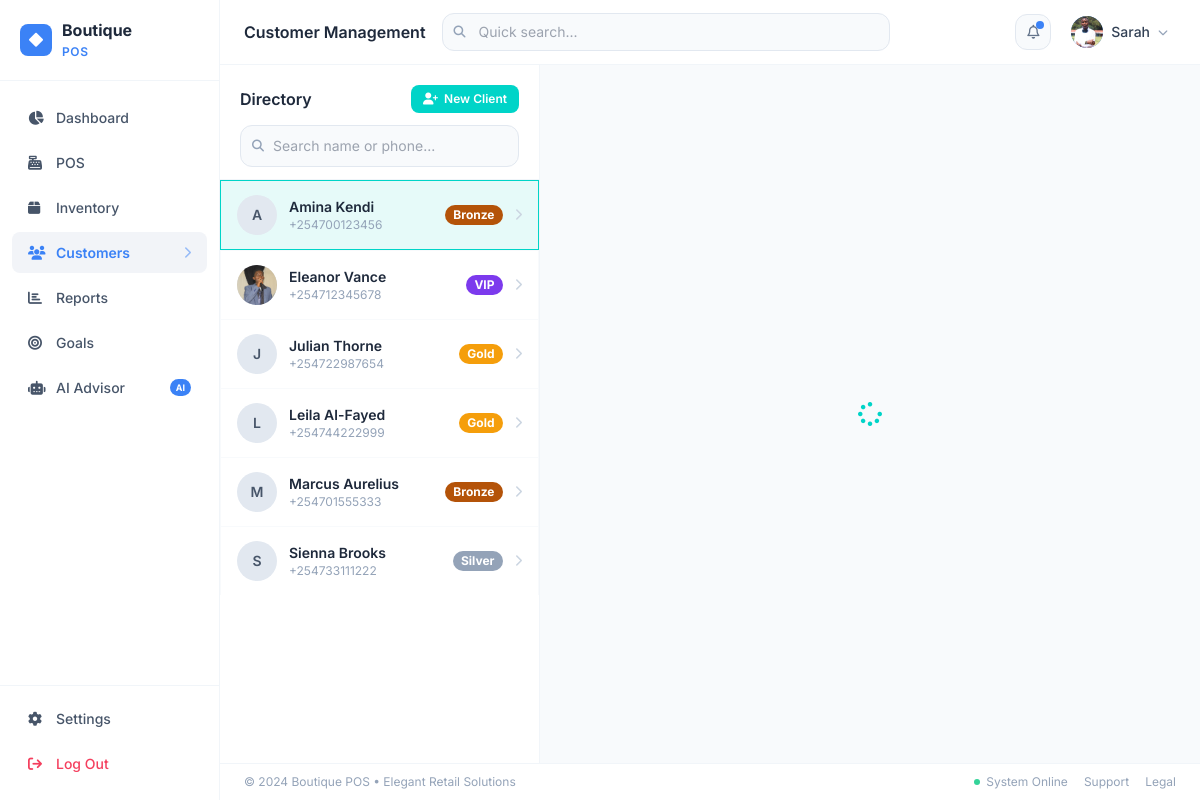
Page /customers (signed in) on the earlier database version.
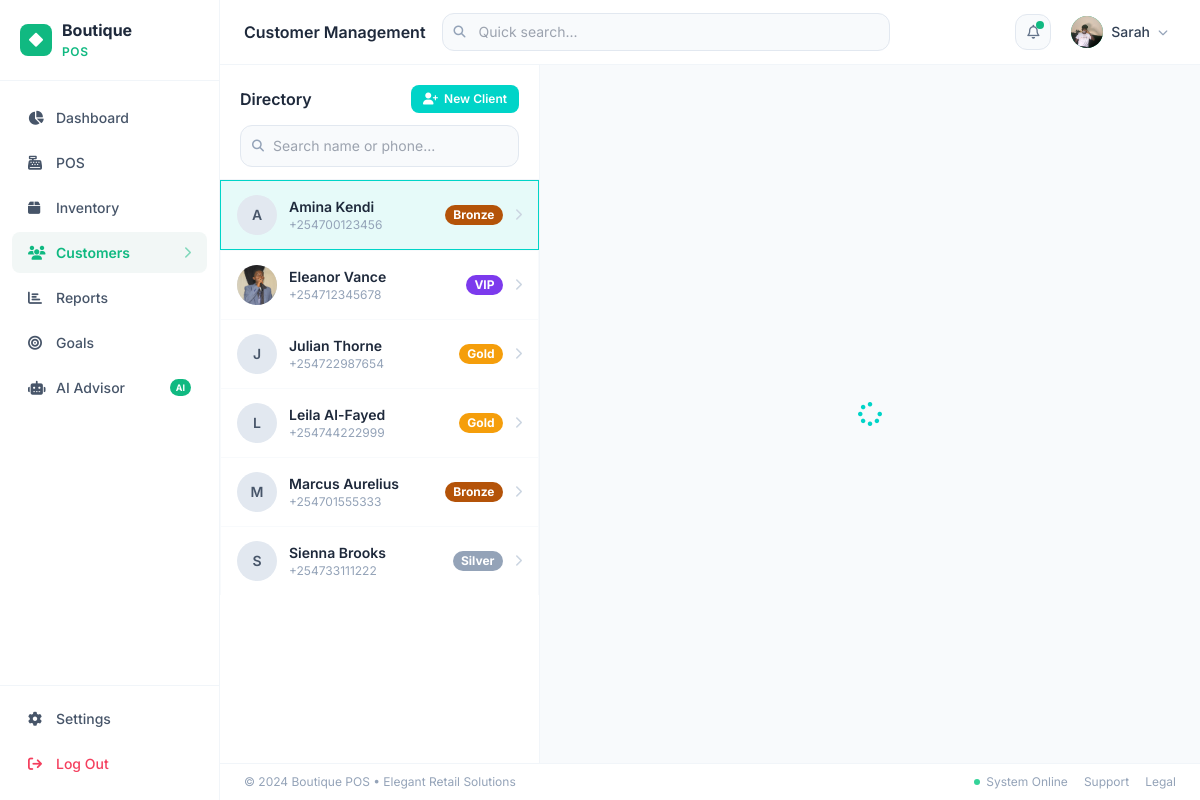
Same page on the later database version.
### app/models.py (models this page shows, shortened)
class StoreSetting(db.Model):
    __tablename__ = 'store_settings'
    id = db.Column(db.Integer, primary_key=True)
    key = db.Column(db.String(80), unique=True, nullable=False, index=True)
    value = db.Column(db.Text, default='')
    @staticmethod
    def get(key, default=''):
        row = StoreSetting.query.filter_by(key=key).first()
        return row.value if row else default

class User(UserMixin, db.Model):
    __tablename__ = 'users'
    id = db.Column(db.Integer, primary_key=True)
    name = db.Column(db.String(120), nullable=False)
    email = db.Column(db.String(120), unique=True, nullable=False, index=True)
    password_hash = db.Column(db.String(256), nullable=False)
    role = db.Column(db.String(20), default='cashier')  # admin | cashier
    avatar = db.Column(db.String(200), default='')
    is_active = db.Column(db.Boolean, default=True)
    created_at = db.Column(db.DateTime, default=datetime.utcnow)
    last_login = db.Column(db.DateTime)
    sales = db.relationship('Sale', backref='cashier', lazy='dynamic')

### app/routes/customers.py (the view)
@customers_bp.route('/customers')
@login_required
def index():
    search = request.args.get('search', '')
    query = Customer.query
    if search:
        query = query.filter(
            (Customer.name.ilike(f'%{search}%')) |
            (Customer.phone.ilike(f'%{search}%'))
        )
    customers = query.order_by(Customer.name).all()
    selected_id = request.args.get('id', type=int)
    selected_customer = None
    if selected_id:
        selected_customer = Customer.query.get(selected_id)
    elif customers:
        selected_customer = customers[0]
    return render_template('customers/index.html',
                           customers=customers,
                           selected_customer=selected_customer,
                           search=search)

### app/models.py (called while the page is built)
@login_manager.user_loader
def load_user(user_id):
    return db.session.get(User, int(user_id))

### app/utils.py (called while the page is built)
def extract_upload_filename(value):
    if not value:
        return ''
    cleaned = str(value).strip().replace('\\', '/').split('?', 1)[0].rstrip('/')
    return os.path.basename(cleaned)

def upload_url(value):
    if not value:
        return ''
    value = str(value).strip()
    if value.startswith(('http://', 'https://', 'data:')):
        return value
    filename = extract_upload_filename(value)
    if not filename:
        return value
    return url_for('uploaded_file', filename=filename)

### app/templates/customers/index.html (shortened to what this page needs)
{% extends "base.html" %}
{% block page_title %}Customer Management{% endblock %}
{% block app_content %}
<div class="flex h-full overflow-hidden">
  <div class="w-80 flex-shrink-0 border-r border-slate-100 flex flex-col bg-white">
    <div class="px-5 pt-5 pb-3 border-b border-slate-100 flex-shrink-0">
      <div class="flex items-center justify-between mb-3">
        <h3 class="font-semibold text-slate-800">Directory</h3>
        <button onclick="openAddModal()"
                class="flex items-center gap-1.5 px-3 py-1.5 bg-[#00D4C8] text-white text-xs font-semibold rounded-lg hover:bg-[#00B5AA] transition">
          <i class="fa-solid fa-user-plus text-xs"></i> New Client
        </button>
      </div>
      <div class="relative">
        <i class="fa-solid fa-magnifying-glass absolute left-3 top-1/2 -translate-y-1/2 text-slate-400 text-xs"></i>
        <input type="text" id="customerSearch" placeholder="Search name or phone..."
               class="w-full pl-8 pr-3 py-2.5 text-sm border border-slate-200 rounded-xl bg-slate-50 focus:bg-white transition-all"/>
      </div>
    </div>
    <div class="flex-1 overflow-y-auto divide-y divide-slate-50" id="customerList">
      {% for customer in customers %}
      <div class="customer-card px-4 py-3.5 cursor-pointer hover:bg-slate-50 transition border border-transparent
                  {% if selected_customer and selected_customer.id == customer.id %}selected{% endif %}"
           data-id="{{ customer.id }}" onclick="loadCustomer({{ customer.id }}, this)">
        <div class="flex items-center gap-3">
          <div class="w-10 h-10 rounded-full bg-slate-200 flex items-center justify-center flex-shrink-0 overflow-hidden">
            {% if customer.photo %}
            <img src="{{ upload_url(customer.photo) }}" class="w-full h-full object-cover" alt="{{ customer.name }}">
            {% else %}
            <span class="text-slate-600 font-semibold text-sm">{{ customer.name[0] | upper }}</span>
            {% endif %}
          </div>
          <div class="flex-1 min-w-0">
            <p class="text-sm font-semibold text-slate-800 truncate">{{ customer.name }}</p>
            <p class="text-xs text-slate-400">{{ customer.phone }}</p>
          </div>
          <span class="text-xs font-bold px-2 py-0.5 rounded-full tier-{{ customer.tier | lower }}">
            {{ customer.tier }}
          </span>
          <i class="fa-solid fa-chevron-right text-slate-300 text-xs"></i>
        </div>
      </div>
      {% else %}
      <div class="px-5 py-10 text-center text-slate-400 text-sm">
        <i class="fa-solid fa-users text-4xl text-slate-200 block mb-3"></i>
        No customers found.
      </div>
      {% endfor %}
    </div>
  </div>
  <div class="flex-1 overflow-y-auto bg-slate-50" id="customerDetail">
  </div>
</div>
{% endblock %}

### app/templates/base.html (shortened to what the changed rows need)
<!DOCTYPE html>
<html lang="en">
<head>
  <script src="https://cdn.tailwindcss.com"></script>
  <link rel="stylesheet" href="https://cdnjs.cloudflare.com/ajax/libs/font-awesome/6.5.0/css/all.min.css"/>
</head>
<body class="bg-slate-50 text-slate-800">
<div class="flex h-screen overflow-hidden">
  <aside class="w-[220px] flex-shrink-0 bg-white border-r border-slate-100 flex flex-col h-full">
    <div class="px-5 py-5 border-b border-slate-100">
      <a href="{{ url_for('dashboard.index') }}" class="flex items-center gap-2.5" style="text-decoration:none">
        <div class="w-8 h-8 rounded-lg flex items-center justify-center" style="background:var(--theme, #00D4C8)">
          <i class="fa-solid fa-diamond text-white text-sm"></i>
        </div>
        <span class="font-bold text-slate-800 text-base leading-tight">{{ store_name.split()[0] if store_name else 'Boutique' }}<br><span style="color:var(--theme, #00D4C8);font-size:.75rem;font-weight:600;letter-spacing:.05em">{{ store_name.split()[1] if store_name.split()|length > 1 else 'POS' }}</span></span>
      </a>
    </div>
    <nav class="flex-1 px-3 py-4 space-y-1 overflow-y-auto">
      <a href="{{ url_for('dashboard.index') }}"
         class="sidebar-link {% if request.endpoint and 'dashboard' in request.endpoint %}active{% endif %}">
        <i class="fa-solid fa-chart-pie w-4"></i> Dashboard
      </a>
      <a href="{{ url_for('pos.index') }}"
         class="sidebar-link {% if request.endpoint and 'pos' in request.endpoint %}active{% endif %}">
        <i class="fa-solid fa-cash-register w-4"></i> POS
      </a>
      <a href="{{ url_for('inventory.index') }}"
         class="sidebar-link {% if request.endpoint and 'inventory' in request.endpoint %}active{% endif %}">
        <i class="fa-solid fa-box w-4"></i> Inventory
      </a>
      <a href="{{ url_for('customers.index') }}"
         class="sidebar-link {% if request.endpoint and 'customers' in request.endpoint %}active{% endif %}">
        <i class="fa-solid fa-users w-4"></i> Customers
        {% if request.endpoint and 'customers' in request.endpoint %}
        <i class="fa-solid fa-chevron-right ml-auto text-xs opacity-50"></i>{% endif %}
      </a>
      <a href="{{ url_for('reports.index') }}"
         class="sidebar-link {% if request.endpoint and 'reports' in request.endpoint %}active{% endif %}">
        <i class="fa-solid fa-chart-bar w-4"></i> Reports
      </a>
      <a href="{{ url_for('goals.index') }}"
         class="sidebar-link {% if request.endpoint and 'goals' in request.endpoint %}active{% endif %}">
        <i class="fa-solid fa-bullseye w-4"></i> Goals
      </a>
      <a href="{{ url_for('ai.index') }}"
         class="sidebar-link {% if request.endpoint and request.endpoint.startswith('ai') %}active{% endif %}"
         style="{% if request.endpoint and request.endpoint.startswith('ai') %}{% else %}{% endif %}">
        <i class="fa-solid fa-robot w-4"></i> AI Advisor
        <span class="ml-auto text-[9px] font-bold px-1.5 py-0.5 rounded-full text-white" style="background:var(--theme)">AI</span>
      </a>
    </nav>
  </aside>
  <div class="flex-1 flex flex-col h-full overflow-hidden">
    <header class="bg-white border-b border-slate-100 px-6 py-3 flex items-center gap-4 z-10 flex-shrink-0">
      <h1 class="font-semibold text-slate-800 text-base flex-shrink-0">{% block page_title %}Dashboard{% endblock %}</h1>
      <div class="ml-auto flex items-center gap-3">
        <div class="relative" id="notifWrap">
          <button id="notifBtn"
                  onclick="toggleNotif()"
                  class="relative w-9 h-9 rounded-xl bg-slate-50 border border-slate-200 flex items-center justify-center hover:bg-slate-100 transition">
            <i class="fa-regular fa-bell text-slate-500 text-sm"></i>
            <span id="notifDot" class="absolute top-1.5 right-1.5 w-2 h-2 rounded-full hidden" style="background:var(--theme)"></span>
          </button>
        </div>
        <div class="relative" id="userMenuWrap">
          <button id="userMenuBtn"
                  onclick="toggleUserMenu()"
                  class="flex items-center gap-2 px-2 py-1 rounded-xl hover:bg-slate-50 transition cursor-pointer">
            <div class="w-8 h-8 rounded-full flex items-center justify-center text-white text-xs font-bold overflow-hidden flex-shrink-0" style="background:var(--theme, #00D4C8)">
              {% if current_user.avatar %}
              <img src="{{ upload_url(current_user.avatar) }}"
                   class="w-full h-full object-cover" alt="{{ current_user.name }}">
              {% else %}
              {{ current_user.name[0] | upper }}
              {% endif %}
            </div>
            <span class="text-sm font-medium text-slate-700 hidden md:block">{{ current_user.name.split()[0] }}</span>
            <i class="fa-solid fa-chevron-down text-slate-400 text-[10px] hidden md:block"></i>
          </button>
        </div>
      </div>
    </header>
    <footer class="bg-white border-t border-slate-100 px-6 py-2.5 flex items-center justify-between text-xs text-slate-400 flex-shrink-0">
      <span>&copy; 2024 {{ store_name }} &bull; Elegant Retail Solutions</span>
      <div class="flex items-center gap-4">
        <span class="flex items-center gap-1.5">
        </span>
        <a href="#" class="hover:text-slate-600">Support</a>
        <a href="#" class="hover:text-slate-600">Legal</a>
      </div>
    </footer>
  </div>
</div>
</body>
</html>

Differences in the rows shown:
changed User "Sarah": avatar: a different picture
